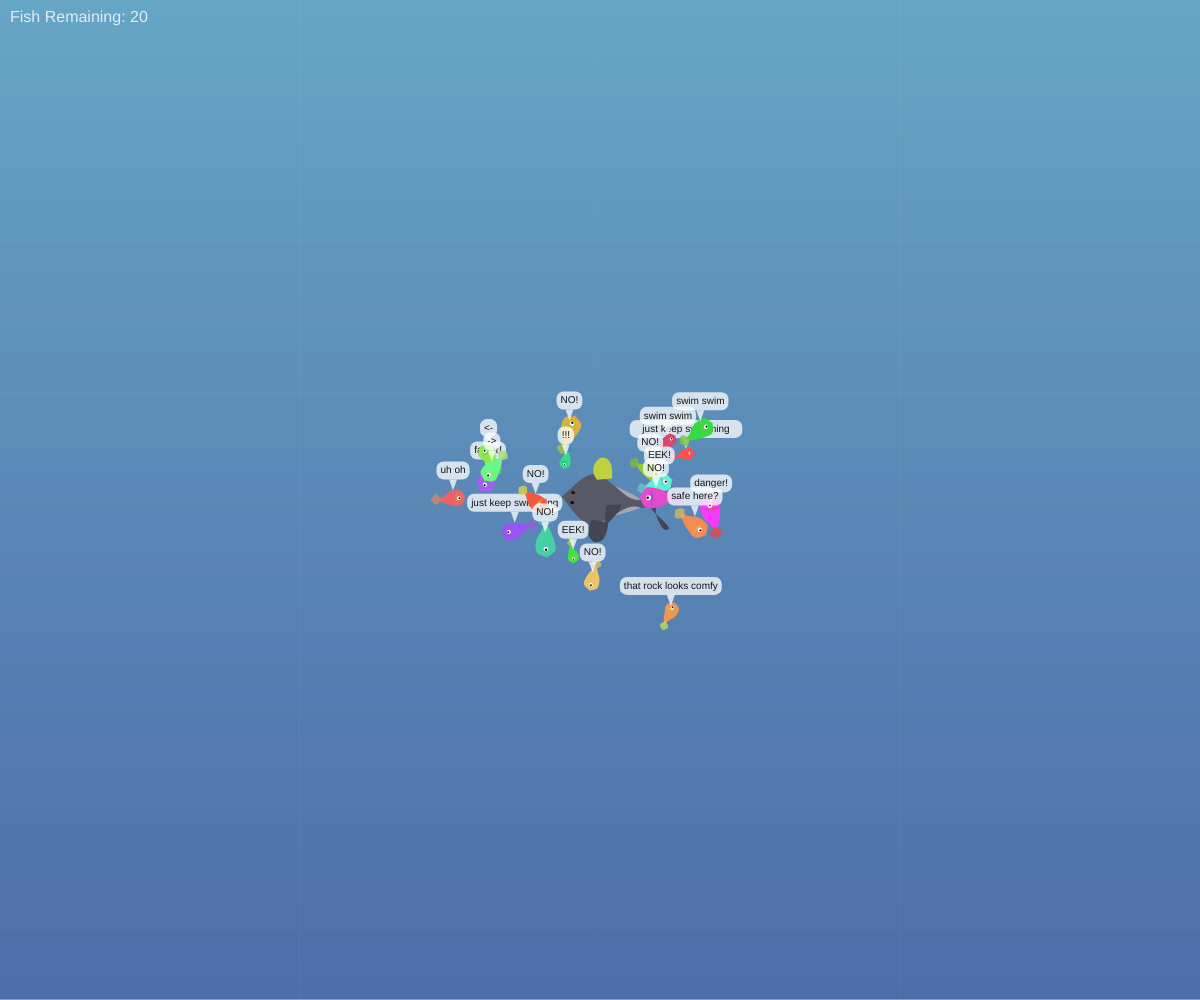
Frame 1 (no input)
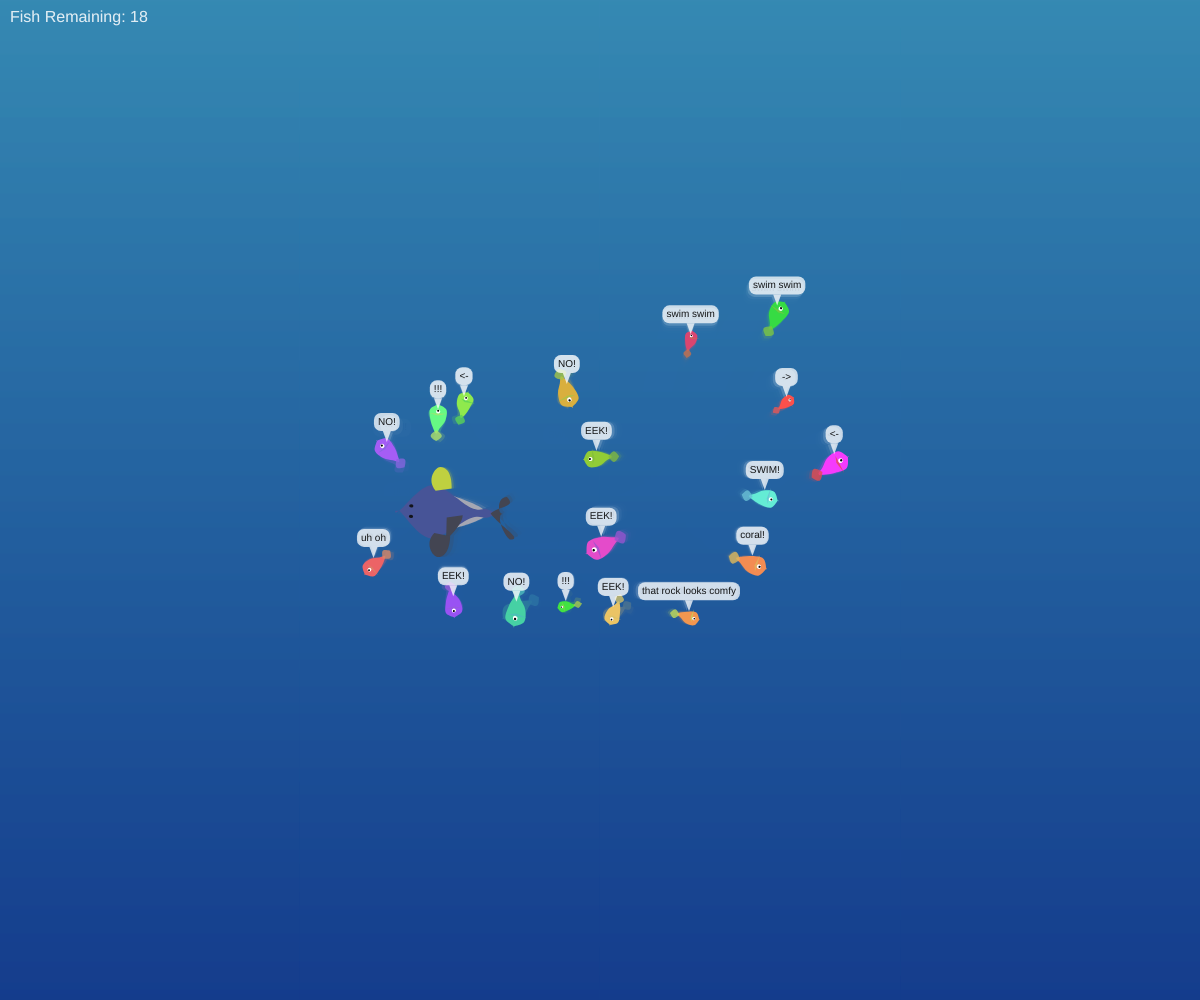
Frame 60 (no input)
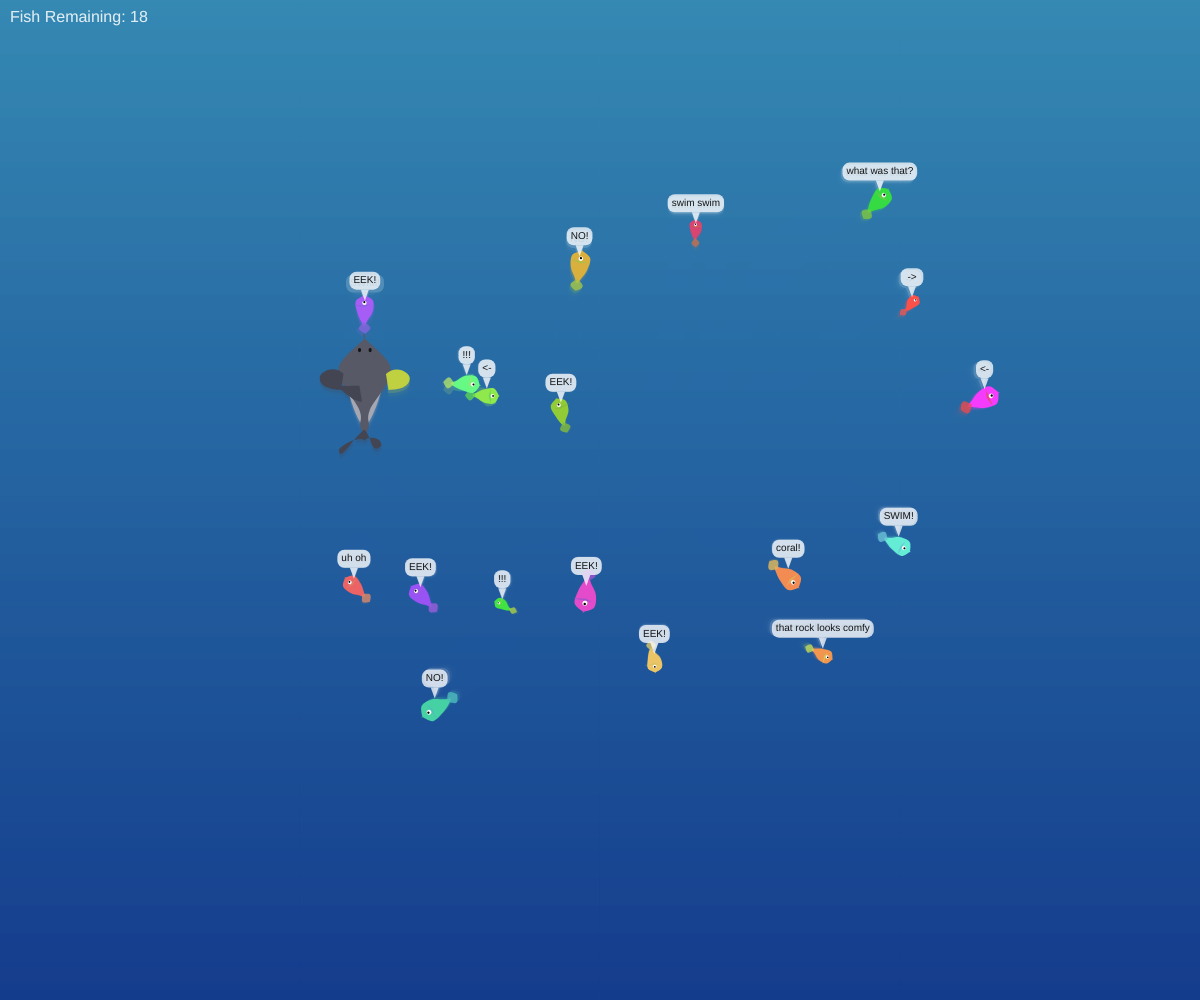
Frame 120 (the mouse pressed at the canvas centre since frame 60)

The p5.js sketch that drew these frames (run headless with seeded random() and noise() and a simulated clock; from frame 60 on, the mouse is pressed at the canvas centre):

// p5.js sketch
// ── sketch.js
// p5.js Demo: Fish Tank - Shark Eats All!

// --- Configuration ---
const NUM_FISH_INITIAL = 20;
const FISH_SIZE_MIN = 12;
const FISH_SIZE_MAX = 25;
const FISH_MAX_SPEED = 2.8; // Fish are a bit faster now
const FISH_MAX_FORCE = 0.12;
const FISH_WANDER_STRENGTH = 0.06;
const FISH_SEPARATION_DIST = 35;
const FISH_SEPARATION_FORCE = 0.18;
const FISH_AVOID_DIST = 130; // Distance fish start avoiding shark/mouse
const FISH_PANIC_DIST = 80;  // Distance fish REALLY panic
const FISH_PANIC_SPEED_BOOST = 1.5; // Boost isn't insurmountable
const FISH_PANIC_FORCE_BOOST = 2.0;

const SHARK_INITIAL_SIZE = 50;
const SHARK_MAX_SPEED = 3.2; // Shark is faster than normal fish, needs to catch panicked ones
const SHARK_MAX_FORCE = 0.1;
const SHARK_EAT_DISTANCE_FACTOR = 0.6; // How close mouth needs to be (fraction of shark size)
const SHARK_GROWTH_RATE = 1.5; // How much size increases per fish eaten
const SHARK_MAX_SIZE = 350; // Prevent shark from getting infinitely huge

const THOUGHT_CHANGE_INTERVAL = 250;
const THOUGHT_BUBBLE_OFFSET_Y = -20;
const THOUGHT_TEXT_SIZE = 10;

const BLOOM_DURATION = 120; // Frames the bloom effect lasts
const BLOOM_PARTICLE_COUNT = 100;
const BLOOM_MAX_RADIUS_FACTOR = 5; // How far particles fly (relative to shark size)

// --- Globals ---
let fishes = [];
let shark;
let possibleThoughts = [
  "...", "hungry", "ooh, shiny!", "swim swim", "?", "where's bob?",
  "bubble!", "seaweed?", "just keep swimming", "that rock looks comfy",
  "coral!", "is it lunchtime?", "<-", "->", "safe here?", "what was that?",
  "glub.", "uh oh", "faster!", "danger!", "EEK!"
];

let isBlooming = false;
let bloomTimer = 0;
let bloomOrigin = null;
let bloomParticles = [];

// --- Setup ---
function setup() {
  createCanvas(windowWidth, windowHeight);
  colorMode(HSB, 360, 100, 100, 100);
  noStroke();
  textFont('Arial'); // Use a common font

  // Create Shark first
  shark = new Shark(width / 2, height / 2);

  // Create Initial Fish
  repopulateFish(createVector(width / 2, height / 2), NUM_FISH_INITIAL); // Start them in the middle
}

// --- Draw Loop ---
function draw() {
  // Background - subtle gradient
  drawGradientBackground();

  // --- Bloom Logic ---
  if (isBlooming) {
    drawBloomEffect();
    bloomTimer--;
    if (bloomTimer <= 0) {
      isBlooming = false;
      repopulateFish(bloomOrigin, NUM_FISH_INITIAL); // Fish return!
      bloomParticles = []; // Clear particles
    }
  } else { // Only run normal simulation if not blooming
    // Update and display shark
    if (fishes.length > 0) {
        shark.findTarget(fishes);
        shark.checkEating(fishes); // Check BEFORE updating position for accuracy
    } else {
        shark.targetFish = null; // No fish to target
        // Trigger Bloom when all fish are gone
        startBloom();
    }
    shark.update();
    shark.display();


    // Update and display fish
    // Loop backwards because we might remove fish
    for (let i = fishes.length - 1; i >= 0; i--) {
      let fish = fishes[i];
      fish.behaviors(fishes, shark); // Apply forces
      fish.update();             // Move fish
      fish.display();            // Draw fish and thought
      fish.edges();              // Handle screen wrap
    }
  } // End of normal simulation block

  // Simple fish counter (optional)
  fill(0, 0, 100, 80);
  textSize(16);
  textAlign(LEFT, TOP);
  text("Fish Remaining: " + fishes.length, 10, 10);
}

// --- Background Function ---
function drawGradientBackground() {
  let topColor = color(200, 70, 70);
  let bottomColor = color(220, 85, 55);
  for (let y = 0; y < height; y++) {
    let inter = map(y, 0, height, 0, 1);
    let c = lerpColor(topColor, bottomColor, inter);
    stroke(c);
    line(0, y, width, y);
  }
  noStroke();
}

// --- Bloom Functions ---
function startBloom() {
    if (!isBlooming && fishes.length === 0) { // Double check needed
        isBlooming = true;
        bloomTimer = BLOOM_DURATION;
        bloomOrigin = shark.pos.copy(); // Bloom from shark's last position
        shark.size = SHARK_INITIAL_SIZE; // Reset shark size
        shark.vel.mult(0.1); // Slow shark down dramatically

        // Create particles for the bloom effect
        bloomParticles = [];
        let bloomBaseHue = random(360);
        for (let i = 0; i < BLOOM_PARTICLE_COUNT; i++) {
            bloomParticles.push(new BloomParticle(bloomOrigin, bloomBaseHue));
        }
         // Maybe add a sound cue here in a real game!
        // bloomSound.play();
    }
}

function drawBloomEffect() {
    // Update and display particles
    for (let i = bloomParticles.length - 1; i >= 0; i--) {
        let p = bloomParticles[i];
        p.update();
        p.display();
        if (p.isDead()) {
            bloomParticles.splice(i, 1);
        }
    }
    // Optional: Draw a fading flash behind particles
    let bloomProgress = map(bloomTimer, BLOOM_DURATION, 0, 1, 0); // 0 to 1
    let flashAlpha = map(sin(bloomProgress * PI), 0, 1, 0, 50); // Fade in/out alpha
    fill(0, 0, 100, flashAlpha);
    ellipse(bloomOrigin.x, bloomOrigin.y, width * bloomProgress, height * bloomProgress);

}

function repopulateFish(origin, count) {
  fishes = []; // Clear any remnants
  for (let i = 0; i < count; i++) {
      // Spawn near the bloom origin, but not exactly on it
      let spawnOffset = p5.Vector.random2D().mult(random(50, 150));
      let spawnPos = p5.Vector.add(origin, spawnOffset);
      // Keep within bounds if possible
      spawnPos.x = constrain(spawnPos.x, 0, width);
      spawnPos.y = constrain(spawnPos.y, 0, height);
      fishes.push(new Fish(spawnPos.x, spawnPos.y));
  }
}


// --- Fish Class ---
class Fish {
  constructor(x, y) {
    this.pos = createVector(x, y);
    this.vel = p5.Vector.random2D().mult(random(1, FISH_MAX_SPEED * 0.5));
    this.acc = createVector(0, 0);
    this.size = random(FISH_SIZE_MIN, FISH_SIZE_MAX);
    this.baseMaxSpeed = FISH_MAX_SPEED;
    this.baseMaxForce = FISH_MAX_FORCE;
    this.maxSpeed = this.baseMaxSpeed;
    this.maxForce = this.baseMaxForce;

    // Prettier colors
    this.hue = random(360); // Any color!
    this.saturation = random(70, 100);
    this.brightness = random(80, 100);
    this.secondaryHue = (this.hue + random(-60, 60)) % 360; // For fins/gradient

    // Thought related
    this.thought = random(possibleThoughts);
    this.thoughtTimer = floor(random(THOUGHT_CHANGE_INTERVAL));
    this.isPanicked = false;

    // For drawing curves
    this.bodyPoints = [];
    this.numBodyPoints = 8; // Control complexity
    this.wiggle = 0;
  }

  applyForce(force) {
    this.acc.add(force);
  }

  behaviors(allFish, sharkRef) {
    let wanderForce = this.wander();
    let separationForce = this.separate(allFish);
    let mousePos = createVector(mouseX, mouseY);
    let avoidMouseForce = this.avoid(mousePos, false, FISH_AVOID_DIST * 0.8);
    let avoidSharkForce = this.avoid(sharkRef.pos, true, FISH_AVOID_DIST); // Panic enabled

    // Reset panic state and speed/force unless avoidance says otherwise
    this.isPanicked = false;
    this.maxSpeed = this.baseMaxSpeed;
    this.maxForce = this.baseMaxForce;

    // Apply weighting
    wanderForce.mult(0.4);
    separationForce.mult(1.8); // Stronger separation
    avoidMouseForce.mult(2.0);
    avoidSharkForce.mult(3.5); // REALLY avoid shark

    this.applyForce(wanderForce);
    this.applyForce(separationForce);
    this.applyForce(avoidMouseForce);
    this.applyForce(avoidSharkForce); // This will set isPanicked if needed
  }

  wander() {
    let angle = noise(this.pos.x * 0.005, this.pos.y * 0.005, frameCount * 0.015) * TWO_PI * 3;
    let wanderTarget = p5.Vector.fromAngle(angle);
    wanderTarget.setMag(FISH_WANDER_STRENGTH);
    return wanderTarget;
  }

  separate(allFish) {
    let desiredSeparation = this.size + FISH_SEPARATION_DIST;
    let steer = createVector(0, 0);
    let count = 0;
    for (let other of allFish) {
      if (other === this) continue; // Don't separate from self
      let d = dist(this.pos.x, this.pos.y, other.pos.x, other.pos.y);
      if ((d > 0) && (d < desiredSeparation)) {
        let diff = p5.Vector.sub(this.pos, other.pos);
        diff.normalize();
        diff.div(d);
        steer.add(diff);
        count++;
      }
    }
    if (count > 0) {
      steer.div(count);
    }
    if (steer.mag() > 0) {
      steer.normalize();
      steer.mult(this.maxSpeed); // Use current maxSpeed
      steer.sub(this.vel);
      steer.limit(FISH_SEPARATION_FORCE); // Use base separation force
    }
    return steer;
  }

  avoid(target, checkPanic, avoidanceRadius) {
    let desired = p5.Vector.sub(this.pos, target);
    let d = desired.mag();

    if (d < avoidanceRadius) {
      let effectiveMaxSpeed = this.baseMaxSpeed;
      let effectiveMaxForce = this.baseMaxForce;

      if (checkPanic) {
          this.isPanicked = true; // Mark as panicked regardless of exact distance within radius
          if (d < FISH_PANIC_DIST) {
              // Only boost speed/force and change thought if *really* close
              effectiveMaxSpeed = this.baseMaxSpeed * FISH_PANIC_SPEED_BOOST;
              effectiveMaxForce = this.baseMaxForce * FISH_PANIC_FORCE_BOOST;
              this.thought = random(["!!!", "EEK!", "SWIM!", "NO!"]);
              this.thoughtTimer = THOUGHT_CHANGE_INTERVAL / 2; // Show panic thought longer
          }
          // Update instance variables if panic boosting
          this.maxSpeed = effectiveMaxSpeed;
          this.maxForce = effectiveMaxForce;
      }


      let strength = map(d, 0, avoidanceRadius, 1.5, 0); // Stronger force when closer
      desired.normalize();
      desired.mult(effectiveMaxSpeed * strength);

      let steer = p5.Vector.sub(desired, this.vel);
      steer.limit(effectiveMaxForce); // Limit with potentially boosted force
      return steer;
    } else {
      // If not avoiding this specific target, ensure panic state is false *if this was the panic source*
      if (checkPanic) {
          // this.isPanicked = false; // Handled in behaviors() reset now
          // Reset speed/force handled in behaviors() too
      }
      return createVector(0, 0);
    }
  }


  update() {
    this.vel.add(this.acc);
    this.vel.limit(this.maxSpeed);
    this.pos.add(this.vel);
    this.acc.mult(0);

    // Update thought periodically (if not panicked, or panic thought timed out)
     this.thoughtTimer--;
     if (this.thoughtTimer <= 0 && !this.isPanicked) { // Only change if not actively panicked
         this.thought = random(possibleThoughts.filter(t => !["!!!", "EEK!", "SWIM!", "NO!"].includes(t))); // Avoid panic thoughts normally
         this.thoughtTimer = THOUGHT_CHANGE_INTERVAL + floor(random(-50, 50));
     } else if (this.thoughtTimer <=0 && this.isPanicked) {
         // If panic thought timer runs out but still panicked, reset timer keep panic thought
         this.thoughtTimer = THOUGHT_CHANGE_INTERVAL / 3;
     }


    // Simple wiggle for drawing
    this.wiggle = sin(frameCount * 0.2 + this.pos.x * 0.1) * 2; // Subtle body wiggle

    // Update body curve points (simplified)
    this.bodyPoints = [];
    let angle = this.vel.heading();
    let bodyLength = this.size * 1.3;
    let bodyWidth = this.size * 0.8;
    // Head (wider)
    this.bodyPoints.push(createVector(bodyLength * 0.5, 0)); // Nose tip
    this.bodyPoints.push(createVector(bodyLength * 0.3, -bodyWidth * 0.5));
    this.bodyPoints.push(createVector(-bodyLength * 0.1, -bodyWidth * 0.45)); // Mid-top
    // Tail area (narrower)
    this.bodyPoints.push(createVector(-bodyLength * 0.4, -bodyWidth * 0.2 + this.wiggle)); // Before tail top
    this.bodyPoints.push(createVector(-bodyLength * 0.6, 0 + this.wiggle)); // Tail center
    this.bodyPoints.push(createVector(-bodyLength * 0.4, bodyWidth * 0.2 + this.wiggle)); // Before tail bottom
    this.bodyPoints.push(createVector(-bodyLength * 0.1, bodyWidth * 0.45)); // Mid-bottom
    this.bodyPoints.push(createVector(bodyLength * 0.3, bodyWidth * 0.5));
    this.bodyPoints.push(createVector(bodyLength * 0.5, 0)); // Close loop at nose

  }

  display() {
    push();
    translate(this.pos.x, this.pos.y);
    rotate(this.vel.heading());

    // --- Nicer Fish Body ---
    // Gradient fill
    let c1 = color(this.hue, this.saturation * 0.8, this.brightness);
    let c2 = color(this.secondaryHue, this.saturation, this.brightness * 0.7);
    // Apply gradient roughly top-to-bottom feel relative to fish orientation
    let gradientSteps = 5;
    for (let i = 0; i < gradientSteps; i++) {
        let inter = i / (gradientSteps - 1);
        let stripColor = lerpColor(c1, c2, inter);
        fill(stripColor);
        let yOffset = map(inter, 0, 1, -this.size * 0.4, this.size * 0.4);
        // Draw thin strips (approximate gradient) - this is complex, could simplify
        // Let's use a simpler fill for now, gradient drawing is tricky with curves
    }
    fill(c1); // Use primary color for main body fill


    // Body shape using curveVertex
    beginShape();
    curveVertex(this.bodyPoints[this.bodyPoints.length-1].x, this.bodyPoints[this.bodyPoints.length-1].y); // Control point before start
    for(let p of this.bodyPoints) {
        curveVertex(p.x, p.y);
    }
    curveVertex(this.bodyPoints[0].x, this.bodyPoints[0].y); // Point 0
    curveVertex(this.bodyPoints[1].x, this.bodyPoints[1].y); // Control point after end
    endShape(CLOSE);


    // --- Fins ---
    fill(this.secondaryHue, this.saturation * 0.7, this.brightness * 0.9, 80); // Lighter, transparent fins
    // Pectoral Fin (simple triangle) - Wiggles slightly
    let finWiggle = sin(frameCount * 0.3 + this.pos.y * 0.1) * 3;
    triangle(this.size * 0.1, 0, this.size * 0.2, this.size * 0.4 + finWiggle, this.size * 0.2, -this.size * 0.4 + finWiggle);

    // Tail Fin (using the wiggle factor)
    let tailBaseX = -this.size * 0.6;
    let tailTipX = -this.size * 0.9;
    let tailWidth = this.size * 0.4;
    beginShape();
    vertex(tailBaseX, 0 + this.wiggle);
    bezierVertex(tailBaseX-5, tailWidth*0.8 + this.wiggle, tailTipX, tailWidth + this.wiggle, tailTipX-5, 0 + this.wiggle); // Top curve
    bezierVertex(tailTipX, -tailWidth + this.wiggle, tailBaseX-5, -tailWidth*0.8 + this.wiggle, tailBaseX, 0 + this.wiggle); // Bottom curve
    endShape(CLOSE);


    // --- Eye ---
    fill(0, 0, 100); // White background
    ellipse(this.size * 0.3, 0, this.size * 0.2, this.size * 0.2);
    fill(0, 0, 0); // Black pupil
    // Pupil follows velocity slightly (looks where it's going)
    let pupilOffsetX = this.vel.x * 0.01 * this.size;
    let pupilOffsetY = this.vel.y * 0.01 * this.size; // This needs rotation adjustment
    // Let's simplify: pupil just slightly forward
    ellipse(this.size * 0.33, 0, this.size * 0.1, this.size * 0.1);


    pop(); // Restore previous drawing state

    // Draw Thought Bubble (after pop)
    this.displayThought();
  }

  displayThought() {
    let bubbleX = this.pos.x;
    let bubbleY = this.pos.y + THOUGHT_BUBBLE_OFFSET_Y - (this.size * 0.4);
    let textPadding = 4;
    let textW = textWidth(this.thought) + textPadding * 2;
    let textH = THOUGHT_TEXT_SIZE + textPadding * 2;

    // Bubble
    fill(0, 0, 100, 75);
    noStroke(); // Ensure no stroke on bubble
    rectMode(CENTER);
    rect(bubbleX, bubbleY, textW, textH, 7); // Rounded corners

    // Tail
    let tailBaseY = bubbleY + textH / 2;
    let tailTipY = this.pos.y - this.size * 0.4;
    triangle(bubbleX - 4, tailBaseY, bubbleX + 4, tailBaseY, bubbleX, tailTipY);

    // Text
    fill(0, 0, 0, 90);
    textAlign(CENTER, CENTER);
    textSize(THOUGHT_TEXT_SIZE);
    text(this.thought, bubbleX, bubbleY);
    rectMode(CORNER); // Reset rect mode
  }

  edges() {
    let buffer = this.size * 0.5; // Smaller buffer for edge detection
    
    // Bounce off edges instead of wrapping
    if (this.pos.x > width - buffer) {
      this.pos.x = width - buffer;
      this.vel.x *= -1; // Reverse x velocity
    } else if (this.pos.x < buffer) {
      this.pos.x = buffer;
      this.vel.x *= -1;
    }
    
    if (this.pos.y > height - buffer) {
      this.pos.y = height - buffer;
      this.vel.y *= -1; // Reverse y velocity
    } else if (this.pos.y < buffer) {
      this.pos.y = buffer;
      this.vel.y *= -1;
    }
  }
}


// --- Shark Class ---
class Shark {
  constructor(x, y) {
    this.pos = createVector(x, y);
    this.vel = createVector(-1, 0); // Start moving
    this.acc = createVector(0, 0);
    this.size = SHARK_INITIAL_SIZE;
    this.maxSpeed = SHARK_MAX_SPEED;
    this.maxForce = SHARK_MAX_FORCE;
    this.baseHue = 230; // Deep blue/grey base
    this.saturation = 15;
    this.brightness = 40;
    this.targetFish = null;
    this.lastEatenTimer = 0; // For visual feedback
    this.EAT_EFFECT_DURATION = 15; // Frames for effect
  }

  applyForce(force) {
    this.acc.add(force);
  }

  findTarget(allFish) {
      let closestDist = Infinity;
      let potentialTarget = null;
      for (let fish of allFish) {
          let d = dist(this.pos.x, this.pos.y, fish.pos.x, fish.pos.y);
          if (d < closestDist) {
              closestDist = d;
              potentialTarget = fish;
          }
      }
      this.targetFish = potentialTarget; // Can be null if no fish left
  }

  // Must be called *before* update()
  checkEating(allFish) {
      // Approximate mouth position (slightly ahead of center)
      let lookAhead = this.vel.copy().setMag(this.size * 0.4);
      let mouthPos = p5.Vector.add(this.pos, lookAhead);

      for (let i = allFish.length - 1; i >= 0; i--) {
          let fish = allFish[i];
          let d = dist(mouthPos.x, mouthPos.y, fish.pos.x, fish.pos.y);
          let eatRadius = this.size * SHARK_EAT_DISTANCE_FACTOR + fish.size * 0.5;

          if (d < eatRadius) {
              this.eat(i, allFish); // Pass index and array
              break; // Only eat one fish per check cycle for simplicity
          }
      }
       // Decrease eat effect timer
       if(this.lastEatenTimer > 0) {
           this.lastEatenTimer--;
       }
  }

  eat(fishIndex, allFish) {
      // Remove fish
      allFish.splice(fishIndex, 1);

      // Grow (up to a max size)
      this.size = min(this.size + SHARK_GROWTH_RATE, SHARK_MAX_SIZE);

      // Maybe adjust speed/force slightly based on size? (optional)
      // this.maxSpeed = SHARK_MAX_SPEED * (SHARK_INITIAL_SIZE / this.size); // Gets slower?
      // this.maxForce = SHARK_MAX_FORCE * (this.size / SHARK_INITIAL_SIZE); // More turning force?

       // Trigger visual feedback
       this.lastEatenTimer = this.EAT_EFFECT_DURATION;

      // Find a new target immediately if possible
      this.findTarget(allFish);

      // Add a sound effect placeholder
      // console.log("CHOMP!");
  }

  seek(targetPos) {
      if(!targetPos) return createVector(0,0); // No target

      let desired = p5.Vector.sub(targetPos, this.pos);
      // No need to slow down now, shark WANTS to eat
      desired.normalize();
      desired.mult(this.maxSpeed);

      let steer = p5.Vector.sub(desired, this.vel);
      steer.limit(this.maxForce);
      return steer;
  }

  wander() {
      let angle = noise(this.pos.x * 0.01, this.pos.y * 0.01, frameCount * 0.008) * TWO_PI * 2;
      let wanderTarget = p5.Vector.fromAngle(angle);
      wanderTarget.setMag(this.maxForce * 0.8); // Wander a bit more purposefully
      return wanderTarget;
  }

  update() {
      let force;
      if (this.targetFish) {
          force = this.seek(this.targetFish.pos);
      } else {
          force = this.wander(); // Wander if no target
      }
      this.applyForce(force);

      this.vel.add(this.acc);
      this.vel.limit(this.maxSpeed);
      this.pos.add(this.vel);
      this.acc.mult(0);

      this.edges();
  }

  display() {
    push();
    translate(this.pos.x, this.pos.y);
    rotate(this.vel.heading()); // Point in direction of movement

    // --- Nicer Shark Body ---
    let bodyLength = this.size * 1.5;
    let bodyWidth = this.size;
    let tailWidth = this.size * 0.8;

    // Colors
    let cBase = color(this.baseHue, this.saturation, this.brightness);
    let cBelly = color(this.baseHue, this.saturation * 0.5, this.brightness + 30); // Lighter belly
    let cFin = color(this.baseHue, this.saturation * 1.2, this.brightness * 0.8); // Darker fins

    // Eating visual effect (slight color flash)
    if (this.lastEatenTimer > 0) {
        let flashAmount = map(sin(map(this.lastEatenTimer, this.EAT_EFFECT_DURATION, 0, 0, PI)), 0, 1, 0, 40);
        cBase = color(this.baseHue, this.saturation + flashAmount, this.brightness + flashAmount/2);
    }


    // Belly (drawn first, underneath)
    fill(cBelly);
    beginShape();
    vertex(bodyLength * 0.4, 0); // Nose tip area
    curveVertex(bodyLength * 0.4, 0); // Start control point
    curveVertex(bodyLength * 0.1, bodyWidth * 0.35); // Mid belly side
    curveVertex(-bodyLength * 0.3, bodyWidth * 0.25); // Tail area belly side
    curveVertex(-bodyLength * 0.6, 0); // Tail base center
    curveVertex(-bodyLength * 0.3, -bodyWidth * 0.25);
    curveVertex(bodyLength * 0.1, -bodyWidth * 0.35);
    curveVertex(bodyLength * 0.4, 0); // Nose tip area
    curveVertex(bodyLength * 0.4, 0); // End control point
    endShape(CLOSE);


    // Main Body (on top of belly)
    fill(cBase);
    beginShape();
     // Nose tip (control point)
    curveVertex(bodyLength * 0.55, 0);
    // Nose tip (actual point)
    vertex(bodyLength * 0.5, 0);
    // Top curve
    curveVertex(bodyLength * 0.1, -bodyWidth * 0.5); // Wider near head
    curveVertex(-bodyLength * 0.4, -bodyWidth * 0.1); // Tapering towards tail fin
    // Tail fin base top
    curveVertex(-bodyLength * 0.6, -tailWidth * 0.1);
    // Tail fin base center (control point for smooth transition)
    curveVertex(-bodyLength * 0.7, 0);
    // Tail fin base bottom
    curveVertex(-bodyLength * 0.6, tailWidth * 0.1);
     // Bottom curve
    curveVertex(-bodyLength * 0.4, bodyWidth * 0.1);
    curveVertex(bodyLength * 0.1, bodyWidth * 0.5);
    // Back to nose
    vertex(bodyLength * 0.5, 0);
    // Control point after nose
    curveVertex(bodyLength * 0.55, 0);
    endShape(CLOSE);


    // --- Fins ---
    fill(cFin);
    // Dorsal Fin
    let dorsalBaseX = -bodyLength * 0.1;
    let dorsalTipX = -bodyLength * 0.05;
    let dorsalTipY = -bodyWidth * 0.65; // Higher dorsal fin
    let dorsalBackX = -bodyLength * 0.3;
    beginShape();
    vertex(dorsalBaseX, -bodyWidth * 0.1); // Front base on body
    bezierVertex(dorsalBaseX, -bodyWidth*0.4, dorsalTipX - 5, dorsalTipY, dorsalTipX, dorsalTipY); // Curve up to tip
    bezierVertex(dorsalTipX + 5, dorsalTipY, dorsalBackX, -bodyWidth*0.3, dorsalBackX, -bodyWidth * 0.05); // Curve back down
    endShape(CLOSE);


    // Pectoral Fins (one slightly behind the other)
    let pecBaseX = bodyLength * 0.05;
    let pecTipX = bodyLength * 0.0;
    let pecTipY = bodyWidth * 0.75;
    let pecBackX = -bodyLength * 0.15;
    // Fin 1 (slightly further back visually)
    push();
    translate(0, bodyWidth * 0.1); // Offset slightly
    fill(red(cFin), green(cFin), blue(cFin), 180); // Slightly transparent
    beginShape();
    vertex(pecBaseX, bodyWidth * 0.3);
    bezierVertex(pecBaseX+10, bodyWidth * 0.5, pecTipX+5, pecTipY, pecTipX, pecTipY);
    bezierVertex(pecTipX-10, pecTipY, pecBackX, bodyWidth * 0.5, pecBackX, bodyWidth * 0.35);
    endShape(CLOSE);
    pop();
    // Fin 2 (slightly further forward visually)
    push();
    translate(0, -bodyWidth * 0.1); // Offset slightly
     fill(cFin); // Solid
    beginShape();
    vertex(pecBaseX, -bodyWidth * 0.3);
    bezierVertex(pecBaseX+10, -bodyWidth * 0.5, pecTipX+5, -pecTipY, pecTipX, -pecTipY);
    bezierVertex(pecTipX-10, -pecTipY, pecBackX, -bodyWidth * 0.5, pecBackX, -bodyWidth * 0.35);
    endShape(CLOSE);
    pop();


    // Tail Fin
    let tailBaseX = -bodyLength * 0.65;
    let tailTopX = -bodyLength * 0.9;
    let tailTopY = -tailWidth * 0.6; // Asymmetric tail
    let tailBottomX = -bodyLength * 0.85;
    let tailBottomY = tailWidth * 0.4;
    let tailNotchX = -bodyLength * 0.8; // Indent in middle
    fill(cFin);
    beginShape();
    vertex(tailBaseX, 0); // Center base
    bezierVertex(tailBaseX - 10, -tailWidth * 0.3, tailTopX - 15, tailTopY, tailTopX, tailTopY); // Top lobe curve
    bezierVertex(tailTopX + 10, tailTopY + 10, tailNotchX + 5, 0, tailNotchX, 0); // Curve into notch
    bezierVertex(tailNotchX + 5, 0, tailBottomX + 10, tailBottomY, tailBottomX, tailBottomY); // Curve out to bottom lobe
    bezierVertex(tailBottomX - 10, tailBottomY - 10, tailBaseX - 10, tailWidth * 0.2, tailBaseX, 0); // Curve back to base
    endShape(CLOSE);

    // --- Eyes (Subtle) ---
    fill(0, 0, 5, 90); // Dark, almost black
    ellipse(bodyLength * 0.35, -bodyWidth * 0.1, this.size * 0.08, this.size * 0.06);
    ellipse(bodyLength * 0.35, bodyWidth * 0.1, this.size * 0.08, this.size * 0.06);


    pop(); // Restore drawing state
  }


  edges() {
      // Bounce off screen edges - use a buffer based on size
      let buffer = this.size * 0.5;
      
      if (this.pos.x > width - buffer) {
          this.pos.x = width - buffer;
          this.vel.x *= -1; // Reverse x velocity
      } else if (this.pos.x < buffer) {
          this.pos.x = buffer;
          this.vel.x *= -1;
      }
      
      if (this.pos.y > height - buffer) {
          this.pos.y = height - buffer;
          this.vel.y *= -1; // Reverse y velocity
      } else if (this.pos.y < buffer) {
          this.pos.y = buffer;
          this.vel.y *= -1;
      }
  }
}

// --- Bloom Particle Class ---
class BloomParticle {
    constructor(origin, baseHue) {
        this.pos = origin.copy();
        this.vel = p5.Vector.random2D().mult(random(2, 6)); // Explode outwards
        this.lifespan = BLOOM_DURATION * random(0.8, 1.2); // Live about as long as the bloom
        this.initialLifespan = this.lifespan;
        this.size = random(3, 8);
        this.hue = (baseHue + random(-30, 30)) % 360;
        this.sat = random(70, 100);
        this.bri = random(80, 100);
    }

    update() {
        this.vel.mult(0.97); // Slow down slightly
        this.pos.add(this.vel);
        this.lifespan--;
    }

    display() {
        let currentAlpha = map(this.lifespan, 0, this.initialLifespan, 0, 100);
        let currentSize = this.size * (this.lifespan / this.initialLifespan);
        fill(this.hue, this.sat, this.bri, currentAlpha);
        noStroke();
        ellipse(this.pos.x, this.pos.y, currentSize, currentSize);
    }

    isDead() {
        return this.lifespan <= 0;
    }
}


// --- Window Resize ---
function windowResized() {
  resizeCanvas(windowWidth, windowHeight);
}
